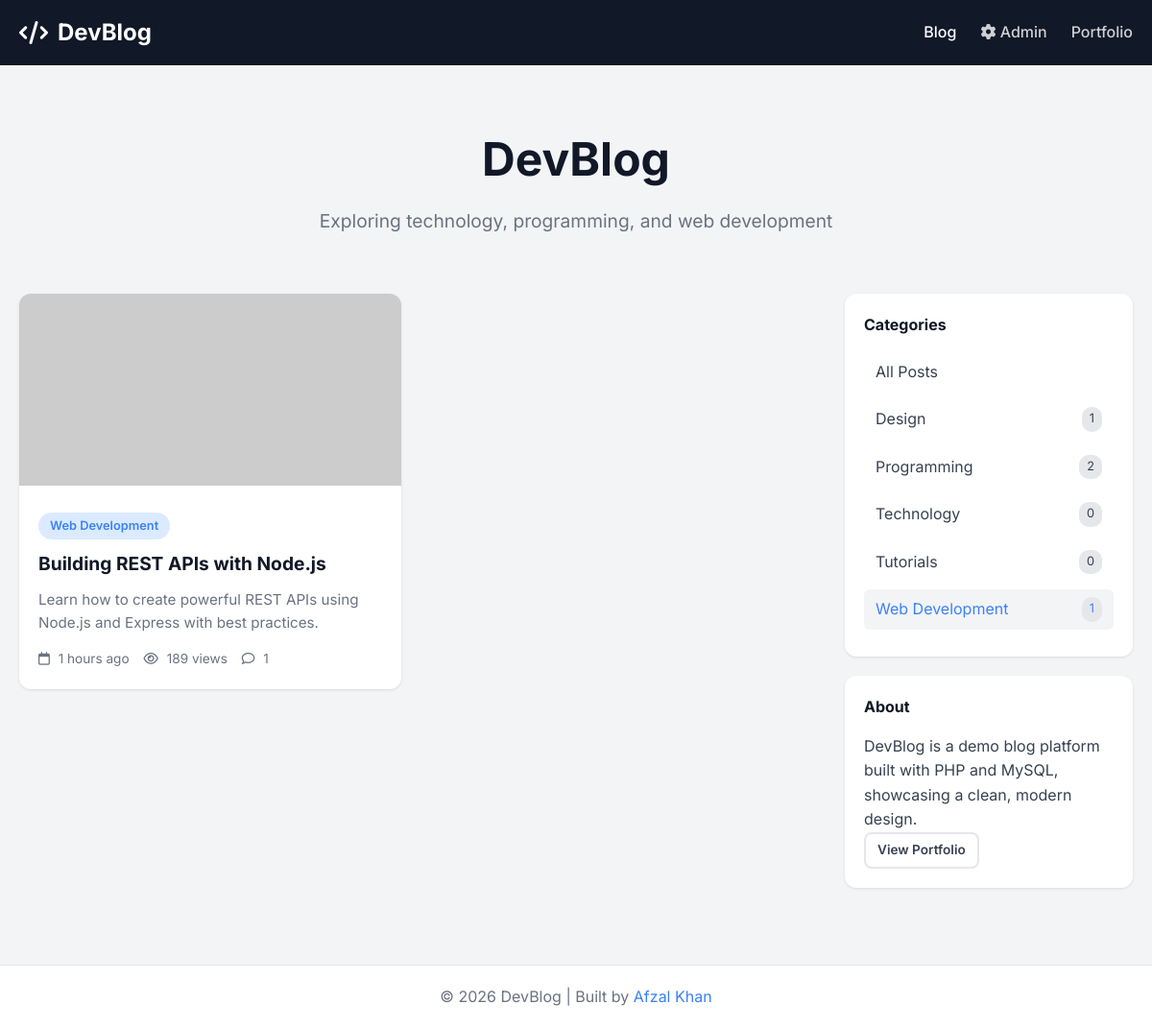
/index.php?category=3, run on the app's committed database.
### tables this page shows
CREATE TABLE IF NOT EXISTS posts (
    id INT AUTO_INCREMENT PRIMARY KEY,
    title VARCHAR(255) NOT NULL,
    slug VARCHAR(255) UNIQUE,
    content TEXT,
    excerpt TEXT,
    featured_image VARCHAR(255),
    category_id INT,
    status ENUM('draft', 'published') DEFAULT 'draft',
    views INT DEFAULT 0,
    created_at TIMESTAMP DEFAULT CURRENT_TIMESTAMP,
    updated_at TIMESTAMP DEFAULT CURRENT_TIMESTAMP ON UPDATE CURRENT_TIMESTAMP,
    FOREIGN KEY (category_id) REFERENCES categories(id) ON DELETE SET NULL
);

CREATE TABLE IF NOT EXISTS categories (
    id INT AUTO_INCREMENT PRIMARY KEY,
    name VARCHAR(100) NOT NULL,
    slug VARCHAR(100) UNIQUE,
    description TEXT,
    created_at TIMESTAMP DEFAULT CURRENT_TIMESTAMP
);

### includes/db.php (called while the page is built, shortened)
<?php
function e($s) { return htmlspecialchars($s, ENT_QUOTES, 'UTF-8'); }
function timeAgo($datetime) {
    $time = strtotime($datetime);
    $diff = time() - $time;
    if ($diff < 86400) return floor($diff / 3600) . ' hours ago';
    return date('M j, Y', $time);
}
?>

### index.php (the view, shortened to what this page needs)
<?php
require_once 'includes/db.php';
$category_filter = isset($_GET['category']) ? (int)$_GET['category'] : 0;
$where = "WHERE p.status = 'published'";
if ($category_filter) $where .= " AND p.category_id = $category_filter";
$posts = $conn->query("SELECT p.*, c.name as category_name, c.slug as category_slug,
    (SELECT COUNT(*) FROM comments WHERE post_id = p.id AND status = 'approved') as comment_count
    FROM posts p LEFT JOIN categories c ON p.category_id = c.id $where ORDER BY p.created_at DESC");
$categories = $conn->query("SELECT c.*, (SELECT COUNT(*) FROM posts WHERE category_id = c.id AND status = 'published') as post_count FROM categories c ORDER BY name");
$catList = []; while ($c = $categories->fetch_assoc()) $catList[] = $c;
?>
<!DOCTYPE html>
<html lang="en">
<head>
    <link rel="stylesheet" href="https://cdnjs.cloudflare.com/ajax/libs/font-awesome/6.5.1/css/all.min.css">
    <link rel="stylesheet" href="css/style.css">
</head>
<body>
    <header class="header">
        <div class="container">
            <div class="header-content">
                <a href="index.php" class="logo"><i class="fas fa-code"></i> DevBlog</a>
                <nav class="nav">
                    <a href="index.php" class="nav-link active">Blog</a>
                    <a href="admin/" class="nav-link"><i class="fas fa-cog"></i> Admin</a>
                    <a href="../../index.html" class="nav-link">Portfolio</a>
                </nav>
            </div>
        </div>
    </header>
    <main class="main">
        <div class="container">
            <div class="hero">
                <h1>DevBlog</h1>
                <p>Exploring technology, programming, and web development</p>
            </div>
            <div class="blog-layout">
                <section class="posts-section">
                    <?php if ($posts->num_rows > 0): ?>
                        <div class="posts-grid">
                            <?php while ($post = $posts->fetch_assoc()): ?>
                                <article class="post-card">
                                    <a href="post.php?slug=<?php echo e($post['slug']); ?>" class="post-image">
                                        <img src="<?php echo e($post['featured_image']); ?>" alt="<?php echo e($post['title']); ?>"
                                             onerror="this.src='https://via.placeholder.com/400x250?text=No+Image'">
                                    </a>
                                    <div class="post-content">
                                        <?php if ($post['category_name']): ?>
                                            <a href="index.php?category=<?php echo $post['category_id']; ?>" class="post-category">
                                                <?php echo e($post['category_name']); ?>
                                            </a>
                                        <?php endif; ?>
                                        <h2 class="post-title">
                                            <a href="post.php?slug=<?php echo e($post['slug']); ?>"><?php echo e($post['title']); ?></a>
                                        </h2>
                                        <p class="post-excerpt"><?php echo e($post['excerpt'] ?: excerpt($post['content'])); ?></p>
                                        <div class="post-meta">
                                            <span><i class="far fa-calendar"></i> <?php echo timeAgo($post['created_at']); ?></span>
                                            <span><i class="far fa-eye"></i> <?php echo $post['views']; ?> views</span>
                                            <span><i class="far fa-comment"></i> <?php echo $post['comment_count']; ?></span>
                                        </div>
                                    </div>
                                </article>
                            <?php endwhile; ?>
                        </div>
                    <?php endif; ?>
                </section>
                <aside class="sidebar">
                    <div class="widget">
                        <h3>Categories</h3>
                        <ul class="category-list">
                            <li><a href="index.php" class="<?php echo !$category_filter ? 'active' : ''; ?>">All Posts</a></li>
                            <?php foreach ($catList as $cat): ?>
                                <li>
                                    <a href="index.php?category=<?php echo $cat['id']; ?>"
                                       class="<?php echo $category_filter == $cat['id'] ? 'active' : ''; ?>">
                                        <?php echo e($cat['name']); ?>
                                        <span class="count"><?php echo $cat['post_count']; ?></span>
                                    </a>
                                </li>
                            <?php endforeach; ?>
                        </ul>
                    </div>
                    <div class="widget">
                        <h3>About</h3>
                        <p>DevBlog is a demo blog platform built with PHP and MySQL, showcasing a clean, modern design.</p>
                        <a href="../../index.html" class="btn btn-outline btn-sm">View Portfolio</a>
                    </div>
                </aside>
            </div>
        </div>
    </main>
    <footer class="footer">
        <div class="container">
            <p>&copy; 2026 DevBlog | Built by <a href="../../index.html">Afzal Khan</a></p>
        </div>
    </footer>
</body>
</html>

### css/style.css (style rules this page uses)
* { margin: 0; padding: 0; box-sizing: border-box; }
:root { --primary: #3b82f6; --primary-dark: #2563eb; --gray-50: #f9fafb; --gray-100: #f3f4f6; --gray-200: #e5e7eb; --gray-500: #6b7280; --gray-700: #374151; --gray-900: #111827; }
body { font-family: 'Inter', sans-serif; background: var(--gray-100); color: var(--gray-700); line-height: 1.6; }
.container { max-width: 1200px; margin: 0 auto; padding: 0 20px; }
.header { background: var(--gray-900); padding: 15px 0; }
.header-content { display: flex; justify-content: space-between; align-items: center; }
.logo { color: white; text-decoration: none; font-size: 1.5rem; font-weight: 700; display: flex; align-items: center; gap: 10px; }
.nav { display: flex; gap: 25px; }
.nav-link { color: rgba(255, 255, 255, 0.8); text-decoration: none; font-weight: 500; transition: color 0.2s; }
.nav-link:hover, .nav-link.active { color: white; }
.hero { text-align: center; padding: 60px 0; }
.hero h1 { font-size: 3rem; color: var(--gray-900); margin-bottom: 10px; }
.hero p { font-size: 1.2rem; color: var(--gray-500); }
.blog-layout { display: grid; grid-template-columns: 1fr 300px; gap: 40px; padding-bottom: 60px; }
.posts-grid { display: grid; grid-template-columns: repeat(auto-fill, minmax(300px, 1fr)); gap: 25px; }
.post-card { background: white; border-radius: 12px; overflow: hidden; box-shadow: 0 1px 3px rgba(0, 0, 0, 0.1); transition: transform 0.2s, box-shadow 0.2s; }
.post-image img { width: 100%; height: 200px; object-fit: cover; }
.post-content { padding: 20px; }
.post-category { display: inline-block; background: #dbeafe; color: var(--primary); padding: 4px 12px; border-radius: 20px; font-size: 0.8rem; font-weight: 600; text-decoration: none; margin-bottom: 10px; }
.post-title { font-size: 1.2rem; margin-bottom: 10px; }
.post-title a { color: var(--gray-900); text-decoration: none; }
.post-excerpt { color: var(--gray-500); font-size: 0.95rem; margin-bottom: 15px; }
.post-meta { display: flex; gap: 15px; font-size: 0.85rem; color: var(--gray-500); }
.post-meta i { margin-right: 5px; }
.sidebar { position: sticky; top: 80px; height: fit-content; }
.widget { background: white; border-radius: 12px; padding: 20px; margin-bottom: 20px; box-shadow: 0 1px 3px rgba(0, 0, 0, 0.1); }
.widget h3 { font-size: 1rem; margin-bottom: 15px; color: var(--gray-900); }
.category-list { list-style: none; }
.category-list li { margin-bottom: 8px; }
.category-list a { display: flex; justify-content: space-between; color: var(--gray-700); text-decoration: none; padding: 8px 12px; border-radius: 6px; transition: background 0.2s; }
.category-list a:hover, .category-list a.active { background: var(--gray-100); color: var(--primary); }
.category-list .count { background: var(--gray-200); padding: 2px 8px; border-radius: 10px; font-size: 0.8rem; }
.btn { display: inline-flex; align-items: center; gap: 8px; padding: 10px 20px; border: none; border-radius: 8px; font-weight: 600; cursor: pointer; text-decoration: none; transition: all 0.2s; }
.btn-outline { background: transparent; color: var(--gray-700); border: 2px solid var(--gray-200); }
.btn-sm { padding: 6px 12px; font-size: 0.85rem; }
.footer { background: white; padding: 20px; text-align: center; color: var(--gray-500); border-top: 1px solid var(--gray-200); }
.footer a { color: var(--primary); text-decoration: none; }

### data on the page
posts: category.name "Web Development", title "Building REST APIs with Node.js", excerpt "Learn how to create powerful REST APIs using Node.js and Express with best practices.", created_at "1 hours ago", views "189", comment_count "1"
categories: name "Design", post_count "1"
categories: name "Programming", post_count "2"
categories: name "Technology", post_count "0"
categories: name "Tutorials", post_count "0"
categories: name "Web Development", post_count "1"
